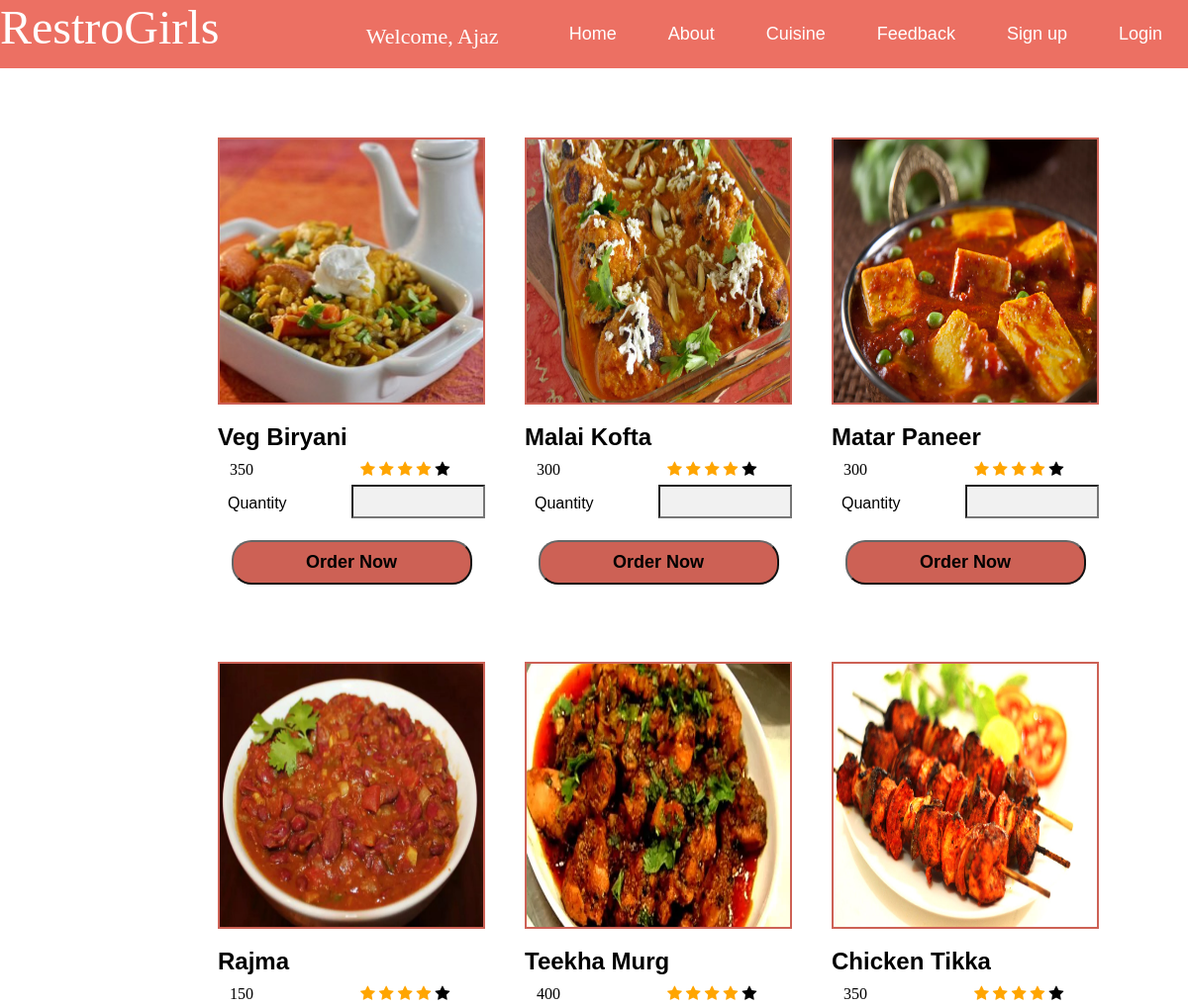
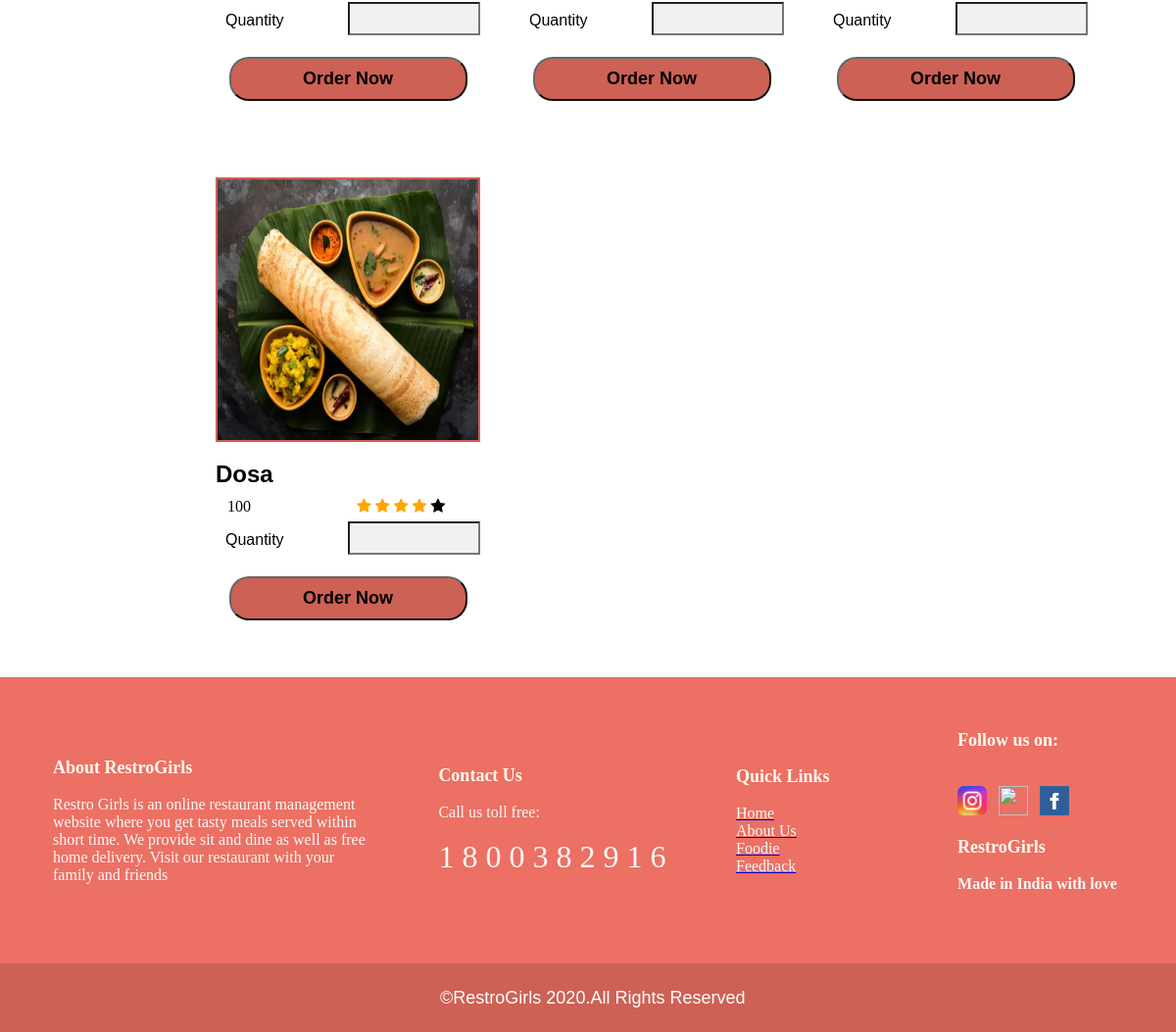
Page /sql/food.php (signed in) on the committed database (2 pictures, top to bottom).
### tables this page shows
CREATE TABLE `food` (
  `foodId` int(4) NOT NULL,
  `foodname` varchar(15) NOT NULL,
  `foodPrice` int(11) NOT NULL,
  `imgName` varchar(20) NOT NULL
);

### sql/food.php (the view, shortened to what this page needs)
<?php
  require('connection.php');
  $tbl_name = 'food';
  mysqli_select_db($conn,"$db_name") or die("cannot select db");
  $sql="SELECT * FROM $tbl_name";
  $result=mysqli_query($conn,$sql) or trigger_error(mysql_error.$sql);
?>
<html>
    <head>
      <link rel="stylesheet" href="https://cdnjs.cloudflare.com/ajax/libs/font-awesome/4.7.0/css/font-awesome.min.css">
    </head>
   <body>
        <div class="topnav">
         <font size="10" color="white" style="font-family:cursive">RestroGirls</font>
		 <span class="welcome">
		  <?php
			 if(isset($_SESSION['name']))
			 {
			 echo "Welcome, ".$_SESSION['name'];
			 }
			?>
		</span>
		  <a href="login.php"><div class="MenuBox" >Login</div></a>
          <a href="signup.php"><div class="MenuBox" >Sign up</div></a>
		  <a href="feedback.php"><div class="MenuBox">Feedback</div></a>
          <a href="food.php"><div class="MenuBox">Cuisine</div></a>
          <a href="about.php"><div class="MenuBox">About</div></a>
          <a href="index.php"><div class="MenuBox">Home</div></a>
        </div>
        <div class="main-div">
        <?php
				$n=0;
				while($row=mysqli_fetch_array($result)){
				?>
                <div class="single">
                <form name="food" action="order.php">
                    <img src="images\<?php echo $row['imgName']?>.jpg" class="i" alt>
                <h2 >
                    <?php echo $row['foodname']?>
                </h2>
               <p  class="font1" style="margin-top:-10px;"><?php echo $row['foodPrice']?>
                <span class="fa fa-star checked"></span>
                <span class="fa fa-star checked"></span>
                <span class="fa fa-star checked"></span>
                <span class="fa fa-star checked"></span>
                <span class="fa fa-star"></span></p>
                <label style="margin-left:10px; margin-top:-100px">Quantity</label>
                <input type="text" name="quantity" id="qty<?php echo $n; ?>" size="" style="width:50%;height:2px;float:right;margin-top:-10px;"><br>
               <center><input type="submit" class="MenBox" value="Order Now" onclick='return validate("qty<?php echo $n; ?>")' style="margin-top:-5px;color:black;font-weight:bold;width:90%;"/></center>
               </form>
            </div>
          <?php
				$n++;
					}
				?>
        </div>
                     <table width="100%" cellspacing="45" cellpadding="9" id="BlackTable">
              <tr>
                <td>
                  <font color="#fffbef" size="4"><b>About RestroGirls</b></font><br><br>
                  <font color="#F7F9F9 ">Restro Girls is an online restaurant management <br>website where you get tasty meals served within <br>short time. We provide sit and dine as well as free <br> home delivery. Visit our restaurant with your <br>family and friends</font>
                </td>
                <td>
             <font color="#fffbef" size="4"><b>Contact Us</b></font><br><br>
             <font color="#F7F9F9 ">Call us toll free:</font><br><br>
              <font color="#F7F9F9 " size="6"> 1 8 0 0 3 8 2 9 1 6 </font>
                </td>
                <td>
                   <font color="#fffbef" size="4"><b>Quick Links</b></font><br><br>
                    <a href="index.php"><font color="#F7F9F9 ">Home</a><br>
                    <a href="about.php"><font color="#F7F9F9 ">About Us</a><br>
                    <a href="food.php"><font color="#F7F9F9 ">Foodie</a><br>
                    <a href="feedback.php"><font color="#F7F9F9 ">Feedback</a><br>
                </td><td></td>
                <td>
                    <font color="#fffbef" size="4"><b>Follow us on:<br></font><br><br>
                    <a href="https://www.instagram.com/arshi_khwaja_/" target="_blank" bgcolor="#F7F9F9 "><img src="images\instagram.png" width="30px" height="30px" ></a>&nbsp&nbsp
                    <a href="https://in.pinterest.com/ansariraheen26/" target="_blank" bgcolor="#F7F9F9"><img src="images\pinterest.png" width="30px" height="30px" ></a>&nbsp&nbsp
                    <a href="https://www.facebook.com/ETAMovie/" target="_blank" bgcolor="#F7F9F9 "><img src="images\facebook.png" width="30px" height="30px" ></a>&nbsp&nbsp
                    <br><br>
                   <font color="#fffbef" size="4"><b>RestroGirls<br></font><br>
                    <font color="#F7F9F9 ">Made in India with love</font><br><br>
                   </td>
              </table>
              <table bgcolor="#CD6155 " height="70px" width="100%">
                 <tr>
                   <td>
                   </td>
                      <td>
                    <center><font color="white" size="4">&copy;RestroGirls 2020.All Rights Reserved</font></center>
                      </td>
                  </tr>
                </table>
    </body>
</html>

### sql/food.php (style rules this page uses)
* { box-sizing: border-box }
body { font-family: Verdana, sans-serif; margin:0 }
#BlackTable { display: inline-flexbox; margin: 0px; background-color: rgba(236,112,99); font-family: 'Times New Roman', Times, serif; }
.topnav { overflow: hidden; background: rgba(236, 112, 99); }
.topnav a { float: right; display: block; color: #f2f2f2; text-align: center; padding: 14px 16px; border-radius: 40px; text-decoration: none; font-size: 17px; box-shadow: #ddd; }
.MenuBox { border-color: #F2F3F4; background: transparent; color: white; padding: 10px; text-align: center; text-decoration: none; display: block; font-size: 18px; border-radius: 20px; cursor: pointer; }
input[type=text], input[type=password] { width: 100%; padding: 15px; margin: 5px 0px 22px 0; background: #f1f1f1; }
.main-div { margin-left: 200px; padding-top: 50px; padding-bottom: 50px; max-width: 2000px; }
.i { width: 100%; height: 55%; border: 2px solid #CD6155; opacity: 1; display: block; }
.single { width: 300px; height: 65%; padding: 15px; float: left; margin: 5px; position: relative; }
.MenBox { background-color: #CD6155; border-style: outset; border-color: #666; color: white; padding: 10px 10px; text-align: center; display: block; font-size: 18px; margin: 4px 2px; border-radius: 20px; cursor: pointer; widows: 5px; }
.font1 { font-family: Cambria, Cochin, Georgia, Times, 'Times New Roman', serif; }
.checked { color: orange; }
.welcome { font-size:22px; font-family:Times New Roman Georgia; color:white; margin-left:12%; padding-top: -10%; }

### rows in the picture
food: imgName (picture), foodname "Veg Biryani", foodPrice "350"
food: imgName (picture), foodname "Malai Kofta", foodPrice "300"
food: imgName (picture), foodname "Matar Paneer", foodPrice "300"
food: imgName (picture), foodname "Rajma", foodPrice "150"
food: imgName (picture), foodname "Teekha Murg", foodPrice "400"
food: imgName (picture), foodname "Chicken Tikka", foodPrice "350"
food: imgName (picture), foodname "Dosa", foodPrice "100"

### other values in the picture
$_SESSION['name'] "Ajaz"
